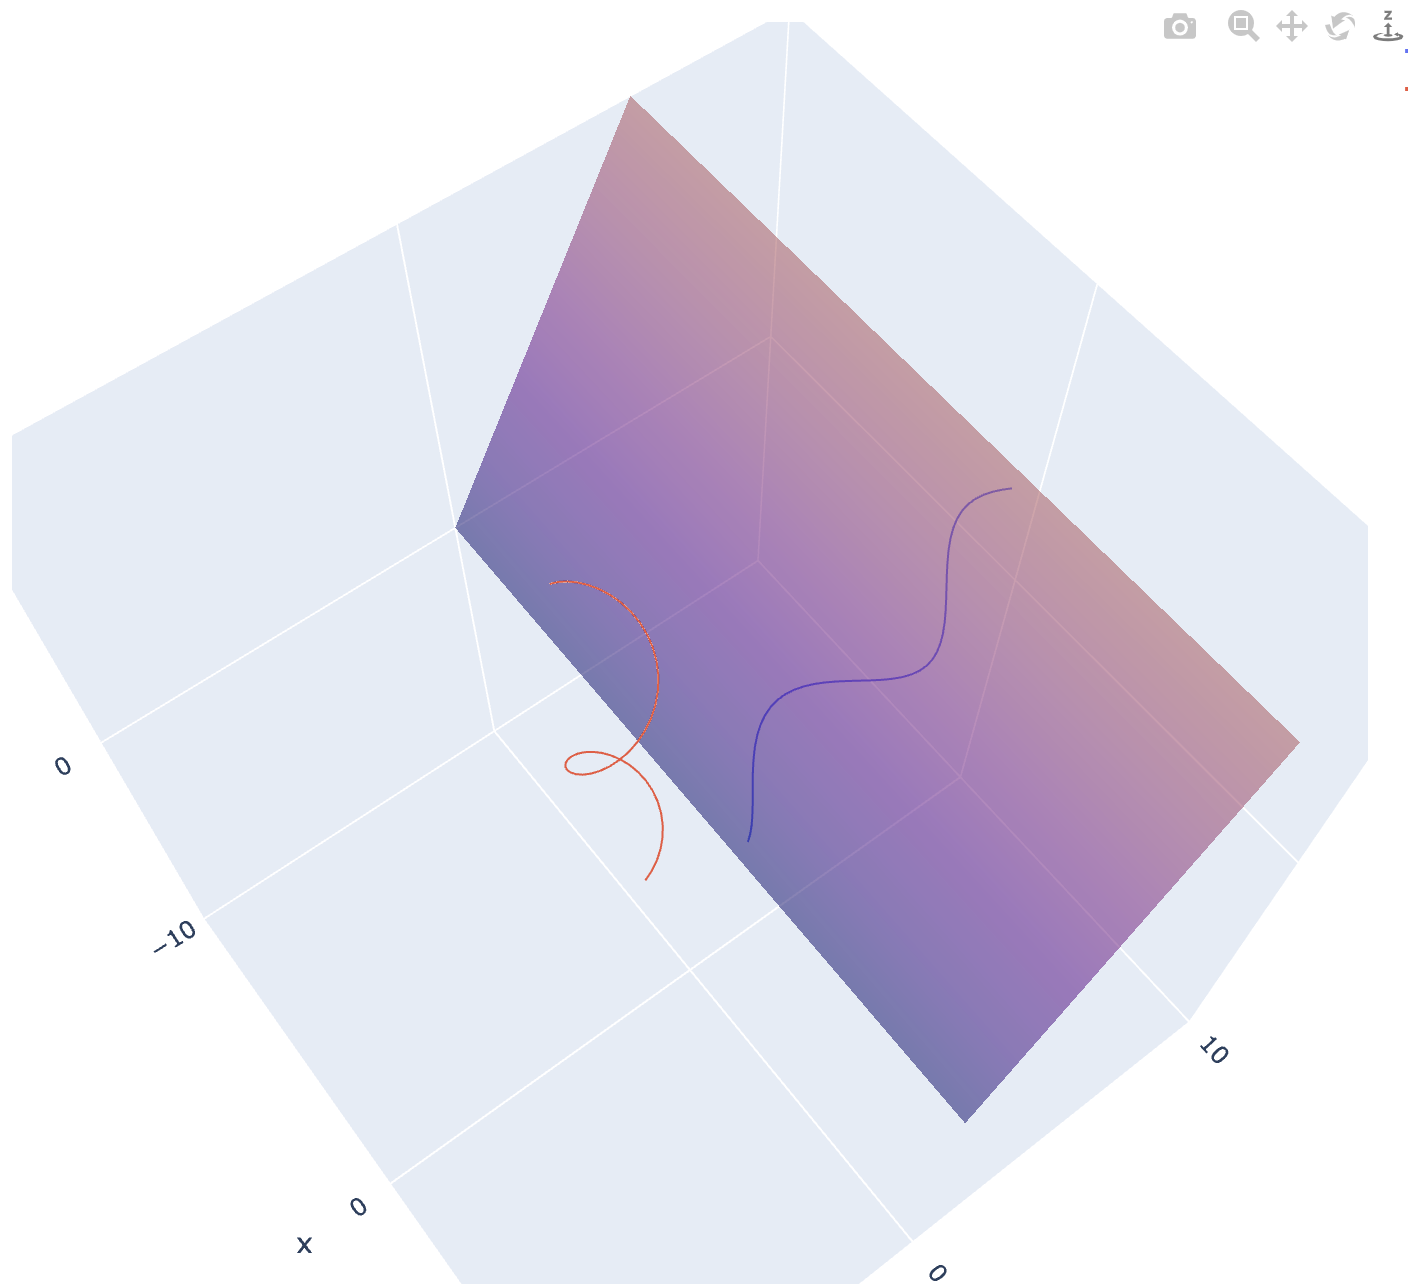

Recreate this plot in Python.
import plotly.graph_objs as go
import numpy as np
from numpy.linalg import inv

theta_degrees = 60.
theta = np.radians(theta_degrees)

E = np.array([
    [1.,            0.,             0.],
    [0., np.cos(theta), -np.sin(theta)],
    [0., np.sin(theta),  np.cos(theta)]
])

TE = np.array([
    [1., 0., 0.],
    [0., 1., 0.],
    [0., 0., -1.]
])

T = E @ TE @ inv(E)

t = np.linspace(0, 20, 100)
x, y, z = np.cos(t), np.sin(t) - 2.0, t

R = np.array((x, y, z))
R1 = T @ R

# mirror plane
'''
x1 = np.linspace(-10., 10., 5)
y1 = np.linspace(-10., 10., 5)
z1 = np.zeros(5)
M1 = np.array((x1, y1, z1))
M = E @ M1
'''

fig = go.Figure()

fig.add_trace(
    go.Scatter3d(
        x=R1[0, :],
        y=R1[1, :],
        z=R1[2, :],
        mode="lines"
    ))


fig.add_trace(go.Scatter3d(
    x=x, y=y, z=z,
    mode="lines"
))


X, Y = np.meshgrid(
    np.linspace(-10., 10., 5),
    np.linspace(- 0., 10., 5)
)

fig.add_trace(go.Surface(
    x=X,
    y=Y,
    z=Y * np.tan(theta),
    opacity=0.5
))


fig.update_layout(
    autosize=False,
    scene=dict(
        xaxis=dict(nticks=4, range=[-10, 10], ),
        yaxis=dict(nticks=4, range=[-10, 10], ),
        zaxis=dict(nticks=4, range=[-10, 10], ), ),
    width=800,
    height=800,
    margin=dict(r=10, l=10, b=10, t=10))

fig.show()
